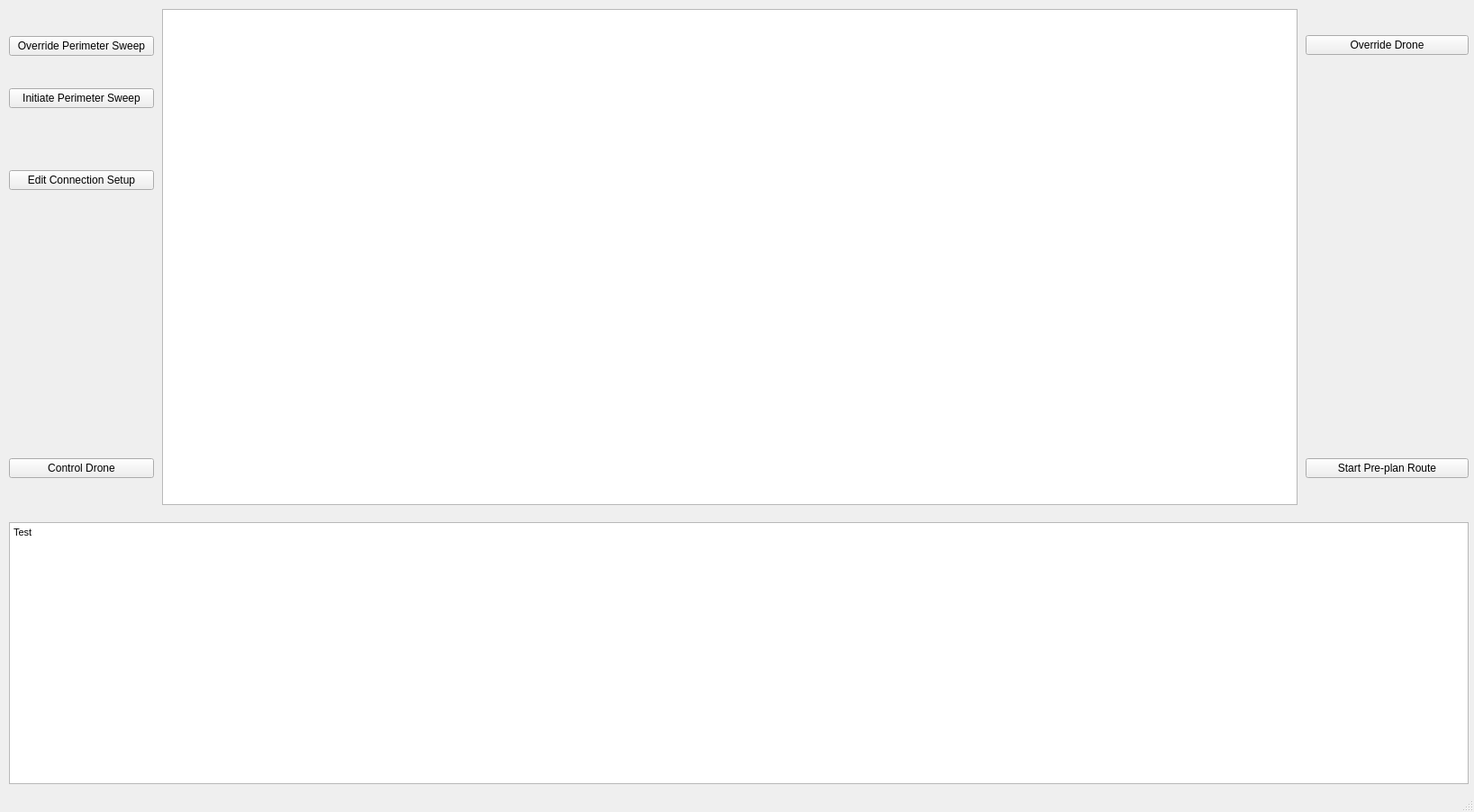
<?xml version="1.0" encoding="UTF-8"?>
<ui version="4.0">
 <class>MainWindow</class>
 <widget class="QMainWindow" name="MainWindow">
  <property name="geometry">
   <rect>
    <x>0</x>
    <y>0</y>
    <width>1637</width>
    <height>902</height>
   </rect>
  </property>
  <property name="windowTitle">
   <string>MainWindow</string>
  </property>
  <widget class="QWidget" name="centralwidget">
   <widget class="QWidget" name="verticalLayoutWidget">
    <property name="geometry">
     <rect>
      <x>10</x>
      <y>10</y>
      <width>161</width>
      <height>141</height>
     </rect>
    </property>
    <layout class="QVBoxLayout" name="verticalLayout">
     <item>
      <widget class="QPushButton" name="pushButton_5">
       <property name="text">
        <string>Override Perimeter Sweep</string>
       </property>
      </widget>
     </item>
     <item>
      <widget class="QPushButton" name="pushButton">
       <property name="text">
        <string>Initiate Perimeter Sweep</string>
       </property>
      </widget>
     </item>
    </layout>
   </widget>
   <widget class="QWidget" name="verticalLayoutWidget_2">
    <property name="geometry">
     <rect>
      <x>10</x>
      <y>480</y>
      <width>161</width>
      <height>80</height>
     </rect>
    </property>
    <layout class="QVBoxLayout" name="verticalLayout_2">
     <item>
      <widget class="QPushButton" name="pushButton_2">
       <property name="text">
        <string>Control Drone</string>
       </property>
      </widget>
     </item>
    </layout>
   </widget>
   <widget class="QWidget" name="verticalLayoutWidget_3">
    <property name="geometry">
     <rect>
      <x>180</x>
      <y>10</y>
      <width>1261</width>
      <height>551</height>
     </rect>
    </property>
    <layout class="QVBoxLayout" name="verticalLayout_3">
     <item>
      <widget class="QGraphicsView" name="graphicsView"/>
     </item>
    </layout>
   </widget>
   <widget class="QWidget" name="verticalLayoutWidget_4">
    <property name="geometry">
     <rect>
      <x>1450</x>
      <y>10</y>
      <width>181</width>
      <height>81</height>
     </rect>
    </property>
    <layout class="QVBoxLayout" name="verticalLayout_4">
     <item>
      <widget class="QPushButton" name="pushButton_3">
       <property name="text">
        <string>Override Drone</string>
       </property>
      </widget>
     </item>
    </layout>
   </widget>
   <widget class="QWidget" name="verticalLayoutWidget_5">
    <property name="geometry">
     <rect>
      <x>1450</x>
      <y>480</y>
      <width>181</width>
      <height>81</height>
     </rect>
    </property>
    <layout class="QVBoxLayout" name="verticalLayout_5">
     <item>
      <widget class="QPushButton" name="pushButton_4">
       <property name="text">
        <string>Start Pre-plan Route</string>
       </property>
      </widget>
     </item>
    </layout>
   </widget>
   <widget class="QWidget" name="verticalLayoutWidget_6">
    <property name="geometry">
     <rect>
      <x>10</x>
      <y>580</y>
      <width>1621</width>
      <height>291</height>
     </rect>
    </property>
    <layout class="QVBoxLayout" name="verticalLayout_6">
     <item>
      <widget class="QTextBrowser" name="textBrowser">
       <property name="html">
        <string>&lt;!DOCTYPE HTML PUBLIC &quot;-//W3C//DTD HTML 4.0//EN&quot; &quot;http://www.w3.org/TR/REC-html40/strict.dtd&quot;&gt;
&lt;html&gt;&lt;head&gt;&lt;meta name=&quot;qrichtext&quot; content=&quot;1&quot; /&gt;&lt;style type=&quot;text/css&quot;&gt;
p, li { white-space: pre-wrap; }
&lt;/style&gt;&lt;/head&gt;&lt;body style=&quot; font-family:'MS Shell Dlg 2'; font-size:8.25pt; font-weight:400; font-style:normal;&quot;&gt;
&lt;p style=&quot; margin-top:0px; margin-bottom:0px; margin-left:0px; margin-right:0px; -qt-block-indent:0; text-indent:0px;&quot;&gt;Test&lt;/p&gt;&lt;/body&gt;&lt;/html&gt;</string>
       </property>
      </widget>
     </item>
    </layout>
   </widget>
   <widget class="QWidget" name="verticalLayoutWidget_7">
    <property name="geometry">
     <rect>
      <x>10</x>
      <y>160</y>
      <width>161</width>
      <height>80</height>
     </rect>
    </property>
    <layout class="QVBoxLayout" name="verticalLayout_7">
     <item>
      <widget class="QPushButton" name="pushButton_6">
       <property name="text">
        <string>Edit Connection Setup</string>
       </property>
      </widget>
     </item>
    </layout>
   </widget>
  </widget>
  <widget class="QMenuBar" name="menubar">
   <property name="geometry">
    <rect>
     <x>0</x>
     <y>0</y>
     <width>1637</width>
     <height>21</height>
    </rect>
   </property>
  </widget>
  <widget class="QStatusBar" name="statusbar"/>
 </widget>
 <resources/>
 <connections/>
</ui>
